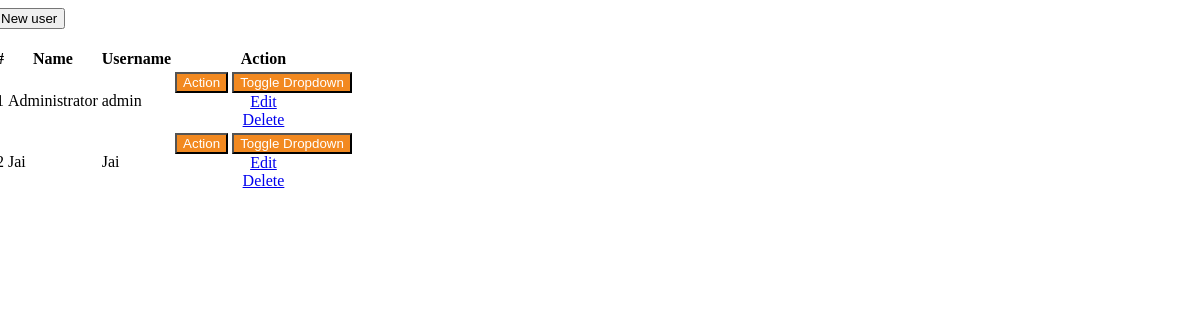
The page /users.php on the database its author committed.
### tables this page shows
CREATE TABLE `users` (
  `id` int(30) NOT NULL,
  `name` varchar(200) NOT NULL,
  `username` varchar(100) NOT NULL,
  `password` varchar(200) NOT NULL,
  `type` tinyint(1) NOT NULL DEFAULT 2 COMMENT '1+admin , 2 = users'
);

### users.php (the view, shortened to what this page needs)
<link rel="stylesheet" href="styles.css">
<div class="container-fluid">
	<div class="row">
	<div class="col-lg-12">
			<button class="btn btn-primary float-right btn-sm" id="new_user"><i class="fa fa-plus"></i> New user</button>
	</div>
	</div>
	<br>
	<div class="row">
		<div class="card col-lg-12">
			<div class="card-body">
				<table class="table-striped table-bordered col-md-12">
			<thead>
				<tr>
					<th class="text-center">#</th>
					<th class="text-center">Name</th>
					<th class="text-center">Username</th>
					<th class="text-center">Action</th>
				</tr>
			</thead>
			<tbody>
				<?php
 					include 'db_connect.php';
 					$users = $conn->query("SELECT * FROM users order by name asc");
 					while($row= $users->fetch_assoc()):
				 ?>
				 <tr>
				 	<td>
				 	</td>
				 	<td>
				 		<?php echo $row['name'] ?>
				 	</td>
				 	<td>
				 		<?php echo $row['username'] ?>
				 	</td>
				 	<td>
				 		<center>
						 <div class="btn-group custom-action-btn">
    <button type="button" class="btn btn-primary custom-action-btn-main">Action</button>
    <button type="button" class="btn btn-primary dropdown-toggle dropdown-toggle-split custom-action-btn-toggle" data-toggle="dropdown" aria-haspopup="true" aria-expanded="false">
        <span class="sr-only">Toggle Dropdown</span>
    </button>
    <div class="dropdown-menu">
        <a class="dropdown-item edit_user" href="javascript:void(0)" data-id='<?php echo $row['id'] ?>'>Edit</a>
        <a class="dropdown-item delete_user" href="javascript:void(0)" data-id='<?php echo $row['id'] ?>'>Delete</a>
    </div>
</div>
								</center>
				 	</td>
				 </tr>
				<?php endwhile; ?>
			</tbody>
		</table>
			</div>
		</div>
	</div>
</div>

### styles.css (style rules this page uses)
.row { display: flex; -ms-flex-wrap: wrap; flex-wrap: wrap; margin-right: 0vw; margin-left: -15px; }
.custom-action-btn-main { background-color: #f28920; color: white; }
.custom-action-btn-toggle { background-color: #f28920; color: white; }

### rows shown on the page
users: name "Administrator", username "admin"
users: name "Jai", username "Jai"
